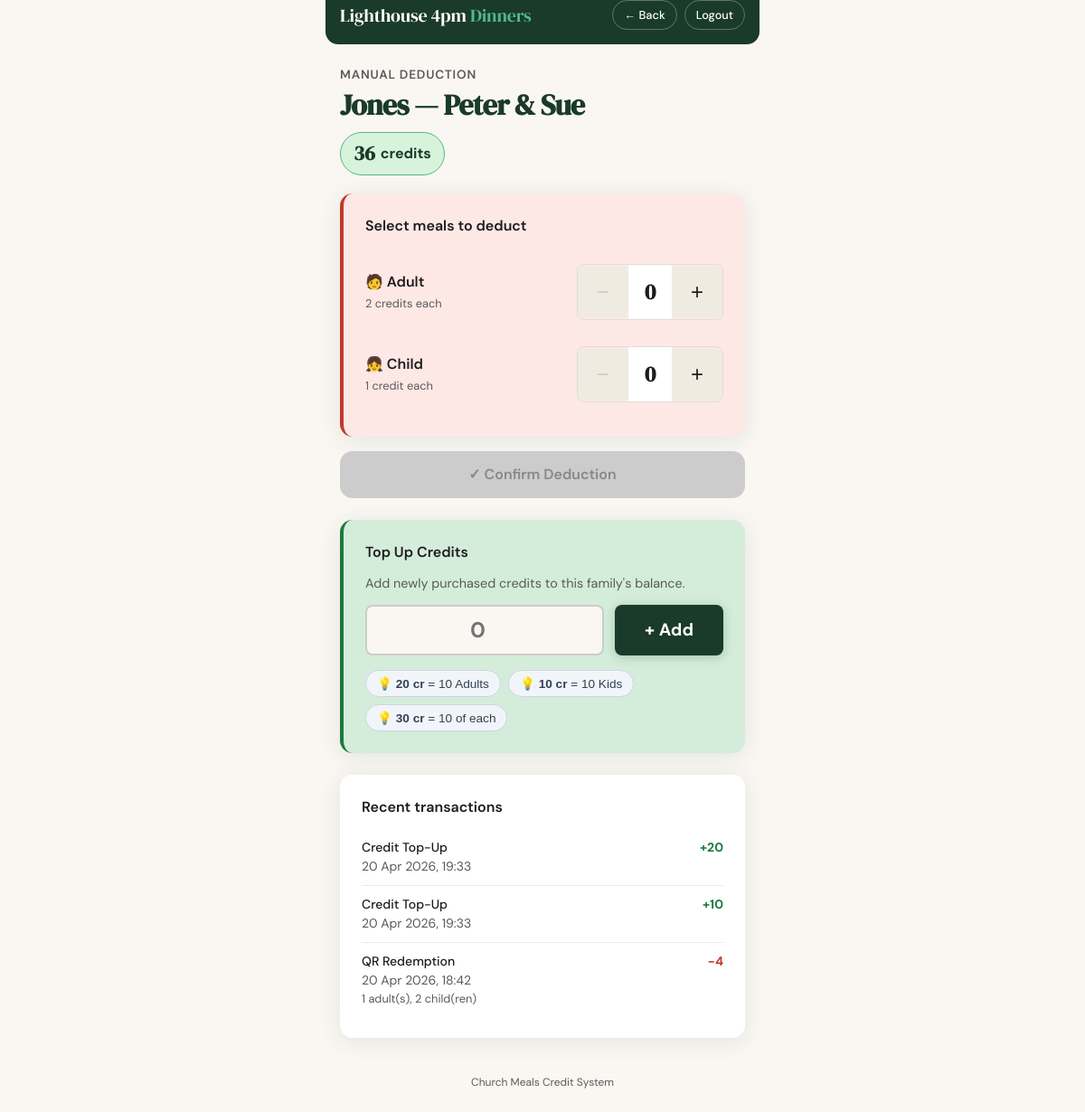
The app's page /kiosk/family/7/ (signed in) with its own data.
### meals/models.py (models this page shows, shortened)
class Family(models.Model):
    display_name = models.CharField(max_length=150)
    surname = models.CharField(max_length=100, db_index=True)
    primary_contact = models.CharField(max_length=100)
    pin_hash = models.CharField(max_length=256)
    credit_units = models.PositiveIntegerField(default=0)
    is_active = models.BooleanField(default=True)
    class Meta:
        ordering = ['surname', 'display_name']
        verbose_name_plural = 'Families'
    def max_meals_of_type(self, meal_type):
        pricing = MealPricing.get_active_pricing()
        unit_cost = pricing.get(meal_type, 1)
        if unit_cost == 0:
            return 99
        return self.credit_units // unit_cost

class Transaction(models.Model):
    REASON_CHOICES = [
        ('qr_redemption', 'QR Redemption'),
        ('manual_kiosk_entry', 'Manual Kiosk Entry'),
        ('admin_adjustment', 'Admin Adjustment'),
        ('credit_top_up', 'Credit Top-Up'),
    ]
    PERFORMED_BY_CHOICES = [
        ('system_qr', 'System (QR)'),
        ('kiosk_volunteer', 'Kiosk Volunteer'),
        ('admin', 'Admin'),
    ]
    family = models.ForeignKey(Family, on_delete=models.PROTECT, related_name='transactions')
    credit_delta = models.IntegerField()
    reason = models.CharField(max_length=30, choices=REASON_CHOICES)
    performed_by = models.CharField(max_length=20, choices=PERFORMED_BY_CHOICES)
    notes = models.CharField(max_length=255, blank=True)
    timestamp = models.DateTimeField(default=timezone.now, db_index=True)
    class Meta:
        ordering = ['-timestamp']

### meals/views.py (the view)
# urls.py: path('kiosk/family/<int:family_id>/', views.kiosk_family_detail, name='kiosk_family_detail'),
@require_kiosk_session
def kiosk_family_detail(request, family_id):
    family = get_object_or_404(Family, id=family_id, is_active=True)
    pricing = MealPricing.get_active_pricing()
    recent_transactions = family.transactions.all()[:10]
    context = {
        'family': family,
        'adult_unit_cost': pricing['adult'],
        'child_unit_cost': pricing['child'],
        'max_adults': family.max_meals_of_type('adult'),
        'max_children': family.max_meals_of_type('child'),
        'recent_transactions': recent_transactions,
    }
    return render(request, 'meals/kiosk_family_detail.html', context)

### meals/models.py (called while the page is built)
    @classmethod
    def get_active_pricing(cls):
        result = {}
        for meal_type, _ in cls.MEAL_TYPES:
            pricing = cls.objects.filter(
                meal_type=meal_type, is_active=True
            ).order_by('-active_from').first()
            result[meal_type] = pricing.unit_cost if pricing else 1
        return result

### meals/utils.py (called while the page is built)
def require_kiosk_session(view_func):
    @wraps(view_func)
    def wrapper(request, *args, **kwargs):
        if not request.session.get('kiosk_authenticated'):
            return redirect('meals:kiosk_login')
        return view_func(request, *args, **kwargs)
    return wrapper

### templates/meals/kiosk_family_detail.html (shortened to what this page needs)
{% extends "base.html" %}
{% block body_class %}kiosk-mode{% endblock %}
{% block header_nav %}
  <a href="{% url 'meals:kiosk_manual' %}" class="nav-link">← Back</a>
  <a href="{% url 'meals:kiosk_logout' %}" class="nav-link">Logout</a>
{% endblock %}
{% block content %}
<div class="animate-in">
  <p class="text-muted" style="font-size:0.85rem; text-transform:uppercase; letter-spacing:.06em; font-weight:600; margin-bottom:4px;">Manual deduction</p>
  <h1 style="margin-bottom:12px;">{{ family.display_name }}</h1>
  <div class="credit-badge {% if family.credit_units == 0 %}low{% endif %}" style="margin-bottom:20px;">
    <span class="credit-num">{{ family.credit_units }}</span>
    <span>credits</span>
  </div>
</div>
<div class="card animate-in delay-1" style="background-color: var(--danger-bg); border-left: 4px solid var(--danger);">
  <h3 style="margin-bottom:16px;">Select meals to deduct</h3>
  <div class="meal-row">
    <div>
      <div class="meal-label">🧑 Adult</div>
      <div class="meal-cost">{{ adult_unit_cost }} credit{{ adult_unit_cost|pluralize }} each</div>
    </div>
    <div class="meal-counter">
      <button type="button" class="counter-btn" id="adult-dec" onclick="adjust('adult',-1)" disabled>−</button>
      <span class="counter-val" id="adult-val">0</span>
      <button type="button" class="counter-btn" id="adult-inc" onclick="adjust('adult',1)" {% if max_adults == 0 %}disabled{% endif %}>+</button>
    </div>
  </div>
  <div class="meal-row">
    <div>
      <div class="meal-label">👧 Child</div>
      <div class="meal-cost">{{ child_unit_cost }} credit{{ child_unit_cost|pluralize }} each</div>
    </div>
    <div class="meal-counter">
      <button type="button" class="counter-btn" id="child-dec" onclick="adjust('child',-1)" disabled>−</button>
      <span class="counter-val" id="child-val">0</span>
      <button type="button" class="counter-btn" id="child-inc" onclick="adjust('child',1)" {% if max_children == 0 %}disabled{% endif %}>+</button>
    </div>
  </div>
</div>
<div class="animate-in delay-3">
  <button class="btn btn-primary" id="deduct-btn" disabled onclick="confirmDeduct()">
    ✓ Confirm Deduction
  </button>
</div>
<div class="card animate-in delay-2.5" style="margin-top:24px; background-color: var(--success-bg); border-left: 4px solid var(--success);">
  <h3 style="margin-bottom:12px;">Top Up Credits</h3>
  <p class="text-muted" style="font-size:0.9rem; margin-bottom:12px;">Add newly purchased credits to this family's balance.</p>
<div style="display: flex; gap: 12px; height: 56px; margin-bottom: 16px; align-items: stretch;">
    <input type="number" id="topup-amount" min="1" max="100" placeholder="0"
           style="flex: 1 1 auto; width: 100%; margin: 0; padding: 0 16px; font-size: 1.5rem; font-weight: bold; text-align: center; border-radius: 8px; border: 2px solid #ccc; box-sizing: border-box;">
    <button class="btn btn-primary" onclick="confirmTopUp()"
            style="flex: 0 0 auto; width: auto; min-width: 120px; white-space: nowrap; margin: 0; background: var(--green-deep); border: none; font-size: 1.2rem; font-weight: bold; border-radius: 8px;">
      + Add
    </button>
  </div>
  <div id="topup-hints" style="display: flex; flex-wrap: wrap; gap: 8px;">
    </div>
</div>
{% if recent_transactions %}
<div class="card animate-in delay-4" style="margin-top:24px;">
  <h3 style="margin-bottom:12px;">Recent transactions</h3>
  {% for txn in recent_transactions %}
  <div class="txn-item">
    <div>
      <div style="font-weight:500;">{{ txn.get_reason_display }}</div>
      <div class="text-muted">{{ txn.timestamp|date:"d M Y, H:i" }}</div>
      {% if txn.notes %}<div class="text-muted" style="font-size:0.8rem;">{{ txn.notes }}</div>{% endif %}
    </div>
    <div class="txn-delta {% if txn.credit_delta >= 0 %}pos{% else %}neg{% endif %}">
      {% if txn.credit_delta >= 0 %}+{% endif %}{{ txn.credit_delta }}
    </div>
  </div>
  {% endfor %}
</div>
{% endif %}
{% endblock %}

### templates/base.html (style rules this page uses)
:root { --green-deep: #1a3a2a; --green-mid: #2d6a4f; --green-light: #52b788; --green-pale: #d8f3dc; --cream: #faf7f2; --cream-dark: #f0ebe0; --ink: #1c1c1c; --ink-muted: #5a5a5a; --success: #1b7a3e; --success-bg: #d4edda; --danger: #c0392b; --danger-bg: #fde8e6; --warning-bg: #fff3cd; --radius: 14px; --radius-sm: 8px; --shadow: 0 4px 24px rgba(26,58,42,0.10); --shadow-lg: 0 8px 40px rgba(26,58,42,0.16); --font-display: 'DM Serif Display', Georgia, serif; --font-body: 'DM Sans', system-ui, sans-serif; }
*, *::before, *::after { box-sizing: border-box; margin: 0; padding: 0; }
html { font-size: 16px; -webkit-text-size-adjust: 100%; }
body { font-family: var(--font-body); background: var(--cream); color: var(--ink); min-height: 100dvh; line-height: 1.5; }
.nav-link { font-size: 0.8rem; font-weight: 500; color: var(--ink-muted); text-decoration: none; padding: 6px 12px; border-radius: 20px; border: 1.5px solid var(--cream-dark); transition: all 0.15s; }
h1 { font-family: var(--font-display); font-size: 2rem; color: var(--green-deep); line-height: 1.15; letter-spacing: -0.02em; margin-bottom: 8px; }
h3 { font-size: 1rem; font-weight: 600; color: var(--ink); margin-bottom: 4px; }
p { color: var(--ink-muted); margin-bottom: 12px; }
.card { background: #fff; border-radius: var(--radius); box-shadow: var(--shadow); padding: 24px; margin-bottom: 16px; }
.btn { display: inline-flex; align-items: center; justify-content: center; gap: 8px; min-height: 52px; padding: 12px 24px; border-radius: var(--radius); font-family: var(--font-body); font-size: 1rem; font-weight: 600; cursor: pointer; border: none; text-decoration: none; transition: transform 0.1s, box-shadow 0.1s, background 0.15s; width: 100%; -webkit-tap-highlight-color: transparent; }
.btn-primary { background: var(--green-mid); color: #fff; box-shadow: 0 2px 12px rgba(45,106,79,0.3); }
.btn:disabled, .btn[disabled] { background: #ccc !important; color: #888 !important; box-shadow: none !important; cursor: not-allowed; border-color: #ccc !important; }
input[type="text"], input[type="tel"], input[type="number"], input[type="password"], select { width: 100%; min-height: 52px; padding: 12px 16px; border: 1.5px solid #ddd; border-radius: var(--radius-sm); font-family: var(--font-body); font-size: 1rem; background: var(--cream); color: var(--ink); outline: none; transition: border-color 0.15s; }
.text-muted { color: var(--ink-muted); font-size: 0.875rem; }
.credit-badge { display: inline-flex; align-items: center; gap: 6px; background: var(--green-pale); color: var(--green-deep); border: 1.5px solid var(--green-light); border-radius: 24px; padding: 6px 14px; font-weight: 700; font-size: 1rem; }
.credit-badge .credit-num { font-size: 1.4rem; font-family: var(--font-display); }
.meal-counter { display: flex; align-items: center; gap: 0; border: 1.5px solid #ddd; border-radius: var(--radius-sm); overflow: hidden; }
.counter-btn { min-width: 56px; min-height: 56px; font-size: 1.5rem; font-weight: 300; background: var(--cream-dark); border: none; cursor: pointer; color: var(--ink); transition: background 0.1s; -webkit-tap-highlight-color: transparent; flex-shrink: 0; }
.counter-btn:disabled { color: #ccc; cursor: not-allowed; }
.counter-val { flex: 1; text-align: center; font-size: 1.5rem; font-weight: 700; font-family: var(--font-display); padding: 12px; min-width: 48px; background: #fff; }
.meal-row { display: flex; align-items: center; justify-content: space-between; padding: 14px 0; border-bottom: 1px solid var(--cream-dark); }
.meal-row:last-child { border-bottom: none; }
.meal-label { font-weight: 600; font-size: 1rem; }
.meal-cost { font-size: 0.8rem; color: var(--ink-muted); margin-top: 2px; }
.txn-item { display: flex; justify-content: space-between; align-items: flex-start; padding: 10px 0; border-bottom: 1px solid var(--cream-dark); font-size: 0.875rem; }
.txn-item:last-child { border-bottom: none; }
.txn-delta { font-weight: 700; }
.txn-delta.pos { color: var(--success); }
.txn-delta.neg { color: var(--danger); }
.kiosk-mode .site-logo, .kiosk-mode .nav-link { color: #fff; border-color: rgba(255,255,255,0.3); }
.animate-in { animation: fadeUp 0.3s ease both; }
.delay-1 { animation-delay: 0.05s; }
.delay-3 { animation-delay: 0.15s; }
.delay-4 { animation-delay: 0.20s; }

### records on screen
Family: display_name "Jones — Peter & Sue", credit_units "36"
Transaction: reason "Credit Top-Up", timestamp "20 Apr 2026, 19:33", credit_delta "20"
Transaction: reason "Credit Top-Up", timestamp "20 Apr 2026, 19:33", credit_delta "10"
Transaction: reason "QR Redemption", timestamp "20 Apr 2026, 18:42", notes "1 adult(s), 2 child(ren)", credit_delta "-4"

### other values on screen
{{ adult_unit_cost }} "2"
{{ child_unit_cost }} "1"
